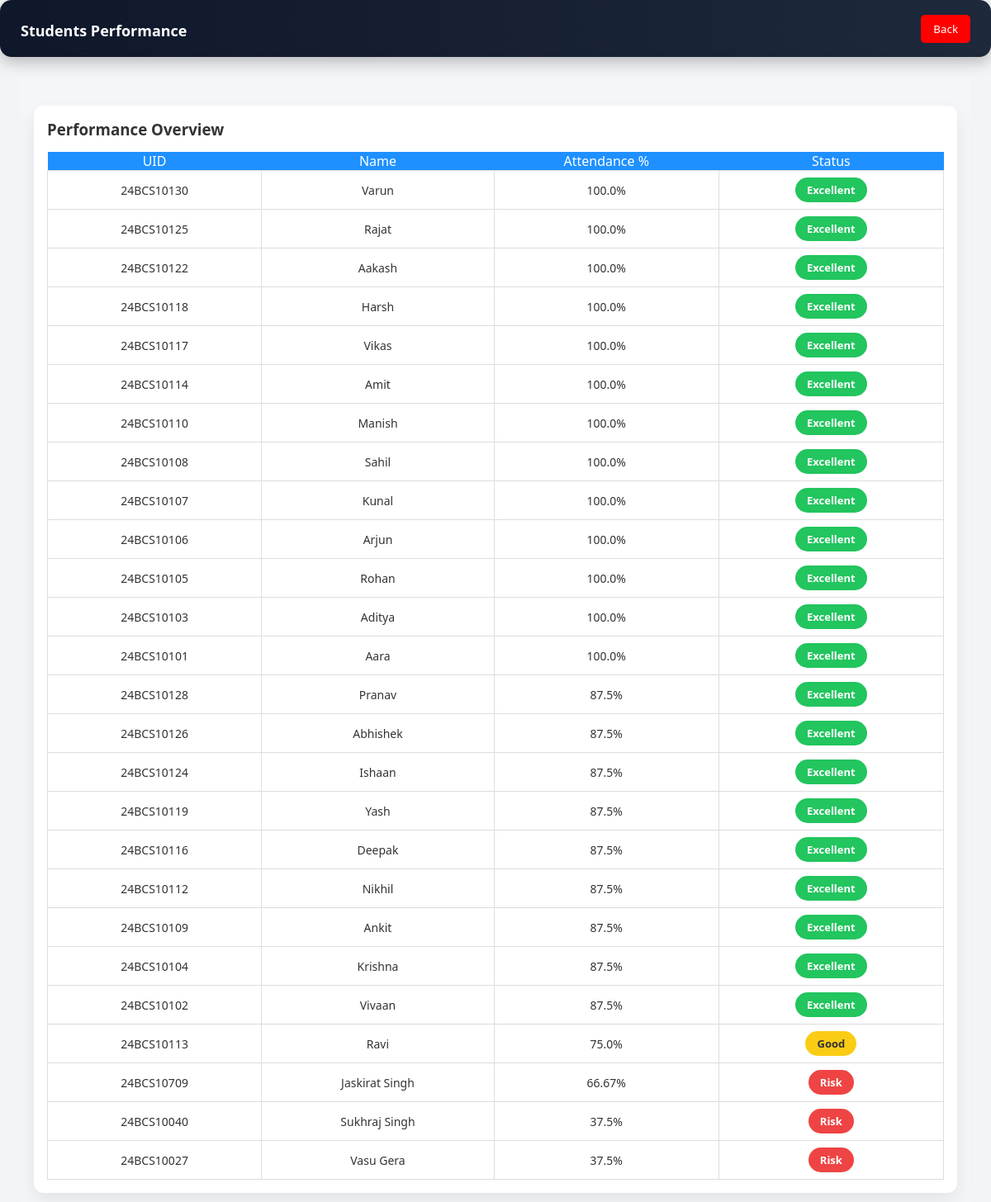
The app's page /teacher/students-performance with its own data.
### tables this page shows
CREATE TABLE students (
    uid TEXT PRIMARY KEY,
    name TEXT,
    email TEXT,
    password TEXT
);

### app.py (the view)
@app.route('/teacher/students-performance')
def students_performance():
    conn = get_db_connection()
    students = conn.execute("""
        SELECT
            s.uid,
            s.name,
            ROUND(
                SUM(CASE WHEN d.status='Present' THEN 1 ELSE 0 END) * 100.0
                / COUNT(*),
                2
            ) AS percentage
        FROM students s
        JOIN daily_attendance d
        ON s.uid = d.student_uid
        GROUP BY s.uid
        ORDER BY percentage DESC
    """).fetchall()
    conn.close()
    return render_template(
        'students_performance.html',
        students=students
    )

### app.py (called while the page is built)
def get_db_connection():
    conn = sqlite3.connect(DB_PATH)
    conn.row_factory = sqlite3.Row
    return conn

### templates/students_performance.html (shortened to what this page needs)
<!DOCTYPE html>
<html>
<head>
    <link rel="stylesheet" href="{{ url_for('static', filename='css/style.css') }}">
</head>
<body>
<div class="dashboard-header">
    <h2>Students Performance</h2>
    <a href="/teacher-dashboard">
        <button class="logout-btn">Back</button>
    </a>
</div>
<div class="dashboard-container">
<div class="attendance-table">
    <h3>Performance Overview</h3>
    <table>
        <tr>
            <th>UID</th>
            <th>Name</th>
            <th>Attendance %</th>
            <th>Status</th>
        </tr>
        {% for s in students %}
        <tr>
            <td>{{ s.uid }}</td>
            <td>{{ s.name }}</td>
            <td>{{ s.percentage }}%</td>
            <td>
                {% if s.percentage >= 85 %}
                    <span class="status-badge excellent">Excellent</span>
                {% elif s.percentage >= 70 %}
                    <span class="status-badge good">Good</span>
                {% else %}
                    <span class="status-badge risk">Risk</span>
                {% endif %}
            </td>
        </tr>
        {% endfor %}
    </table>
</div>
</div>
</body>
</html>

### static/css/style.css (style rules this page uses)
* { margin: 0; padding: 0; box-sizing: border-box; font-family: "Segoe UI", sans-serif; }
body { margin: 0; padding: 0; min-height: 100vh; background: #f3f4f6; font-family: 'Segoe UI', sans-serif; }
h2 { margin-top: 10px; margin-bottom: 5px; }
.dashboard-header { background: linear-gradient(135deg, #111827, #1f2937); color: white; padding: 14px 24px; display: flex; align-items: center; gap: 16px; box-shadow: 0 6px 18px rgba(0, 0, 0, 0.25); }
.dashboard-header h2 { font-size: 18px; font-weight: 600; flex-grow: 1; }
.logout-btn { padding: 8px 15px; background: red; color: white; border: none; border-radius: 5px; cursor: pointer; }
.dashboard-container { padding: 14px 16px; background: #f4f6f9; min-height: calc(100vh - 60px); max-width: 1150px; margin: auto; }
.attendance-table { background: white; padding: 16px; border-radius: 12px; color: #333; box-shadow: 0 10px 25px rgba(0, 0, 0, 0.08); }
.attendance-table table { width: 100%; border-collapse: collapse; margin-top: 15px; }
.attendance-table th { background: #2563eb; color: white; font-weight: 500; }
.attendance-table td { border: 1px solid #ddd; padding: 8px; text-align: center; font-size: 14px; }
.attendance-table th { background: #1e90ff; }
.attendance-table { margin-top: 20px; }
.status-badge { padding: 6px 14px; border-radius: 20px; font-size: 13px; font-weight: 600; display: inline-block; }
.status-badge.excellent { background: #22c55e; color: white; }
.status-badge.good { background: #facc15; color: #333; }
.status-badge.risk { background: #ef4444; color: white; }
.dashboard-header { display: flex; align-items: center; justify-content: space-between; background: linear-gradient(to right, #0f172a, #1e293b); padding: 15px 25px; border-radius: 14px; color: white; margin-bottom: 25px; }

### records on screen
students: uid "24BCS10130", name "Varun", percentage "100.0", shows "Excellent"
students: uid "24BCS10125", name "Rajat", percentage "100.0", shows "Excellent"
students: uid "24BCS10122", name "Aakash", percentage "100.0", shows "Excellent"
students: uid "24BCS10118", name "Harsh", percentage "100.0", shows "Excellent"
students: uid "24BCS10117", name "Vikas", percentage "100.0", shows "Excellent"
students: uid "24BCS10114", name "Amit", percentage "100.0", shows "Excellent"
students: uid "24BCS10110", name "Manish", percentage "100.0", shows "Excellent"
students: uid "24BCS10108", name "Sahil", percentage "100.0", shows "Excellent"
students: uid "24BCS10107", name "Kunal", percentage "100.0", shows "Excellent"
students: uid "24BCS10106", name "Arjun", percentage "100.0", shows "Excellent"
students: uid "24BCS10105", name "Rohan", percentage "100.0", shows "Excellent"
students: uid "24BCS10103", name "Aditya", percentage "100.0", shows "Excellent"
students: uid "24BCS10101", name "Aara", percentage "100.0", shows "Excellent"
students: uid "24BCS10128", name "Pranav", percentage "87.5", shows "Excellent"
students: uid "24BCS10126", name "Abhishek", percentage "87.5", shows "Excellent"
students: uid "24BCS10124", name "Ishaan", percentage "87.5", shows "Excellent"
students: uid "24BCS10119", name "Yash", percentage "87.5", shows "Excellent"
students: uid "24BCS10116", name "Deepak", percentage "87.5", shows "Excellent"
students: uid "24BCS10112", name "Nikhil", percentage "87.5", shows "Excellent"
students: uid "24BCS10109", name "Ankit", percentage "87.5", shows "Excellent"
students: uid "24BCS10104", name "Krishna", percentage "87.5", shows "Excellent"
students: uid "24BCS10102", name "Vivaan", percentage "87.5", shows "Excellent"
students: uid "24BCS10113", name "Ravi", percentage "75.0", shows "Good"
students: uid "24BCS10709", name "Jaskirat Singh", percentage "66.67", shows "Risk"
students: uid "24BCS10040", name "Sukhraj Singh", percentage "37.5", shows "Risk"
students: uid "24BCS10027", name "Vasu Gera", percentage "37.5", shows "Risk"
